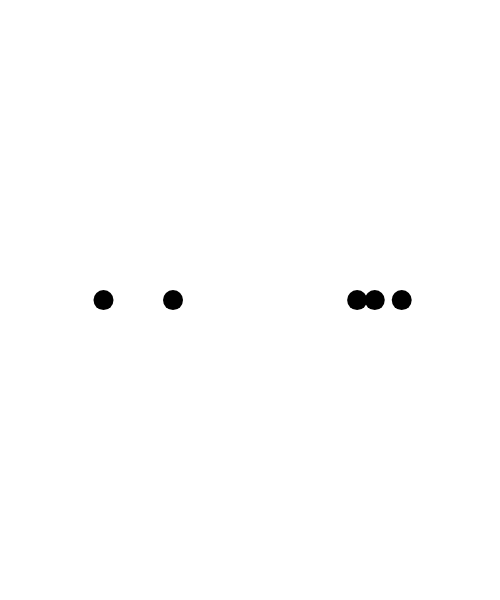
Frame 1 (no input)
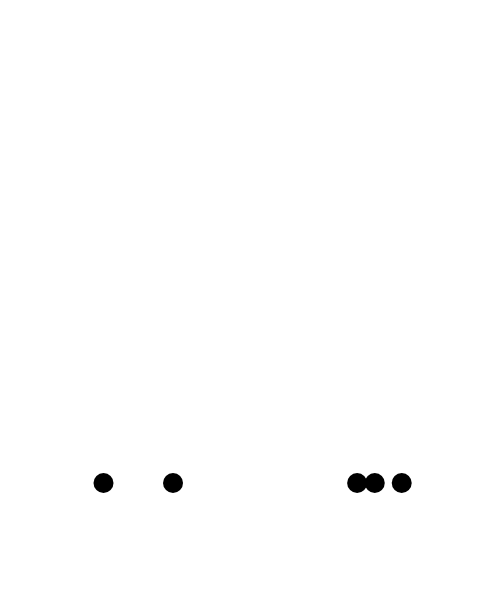
Frame 60 (no input)
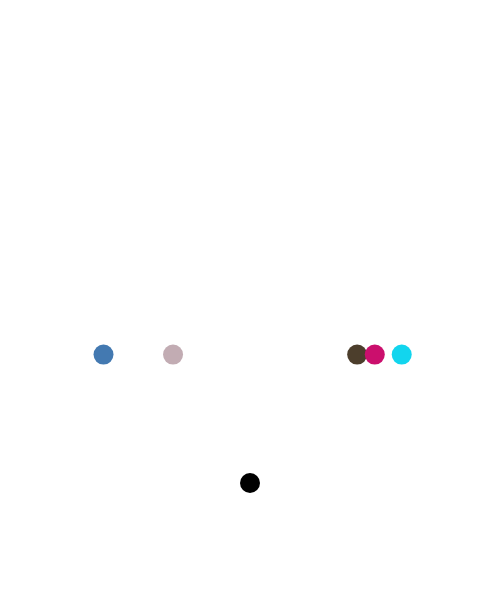
Frame 120 (the mouse pressed at the canvas centre since frame 60)

The p5.js sketch that drew these frames (run headless with seeded random() and noise() and a simulated clock; from frame 60 on, the mouse is pressed at the canvas centre):

// p5.js sketch
// ── sketch.js
//var myBall;
var mode;
var balls = [];
var numOfBall = 5;

function setup() {
  createCanvas(500, 600);
  mode = 0;

  for (var i = 0; i < numOfBall; i++) {
    var myBall = new Ball(random(0, width), height / 2);
    balls[i] = myBall;
  }
  print(balls.length);
}

function draw() {
  background(255);
  //print('mode: ' + mode);
  for (var i = 0; i < numOfBall; i++) {
    balls[i].updatePosition(mode);
    balls[i].checkEdges();
    balls[i].display();
  }

}

function Ball(_positionX, _positionY) {
  this.position = createVector(_positionX, _positionY);
  this.speed = createVector(0, 0);
  this.r = 10;
  this.acceleration = createVector(0, 0);
  this.ballFill = color(0, 0, 0);
  this.topSpeed = 10; //set the max value of speed

  this.updatePosition = function(mode) {
    this.updateAcc(mode);
    this.speed.add(this.acceleration);
    this.speed.limit(this.topSpeed);
    this.position.add(this.speed);

    //print('acc: ' + this.acceleration);
  };

  this.checkEdges = function() {
    if (this.position.x < this.r) {
      this.updateFill();
      this.position.x = this.r; //in the window keep x
      this.speed.x = -this.speed.x;
    } else if (this.position.x > width - this.r) {
      this.updateFill();
      this.position.x = width - this.r;
      this.speed.x = -this.speed.x;
    }
    if (this.position.y < this.r) {
      this.updateFill();
      this.position.y = this.r;
      this.speed.y = -this.speed.y;
    } else if (this.position.y > height - this.r) {
      this.updateFill();
      this.position.y = height - this.r;
      this.speed.y = -this.speed.y;
    }
  };

  this.display = function() {
    noStroke();
    fill(this.ballFill);
    ellipseMode(RADIUS);
    ellipse(this.position.x, this.position.y, this.r, this.r);
  };

  this.updateAcc = function(mode) {
    if (mode == 0) {
      this.acceleration = createVector(0, 0.1);
    }
    if (mode == 1) {
      //mouse
      var mouseVector = createVector(mouseX, mouseY);
      var dir = mouseVector.sub(this.position);
      dir.normalize();
      dir.mult(0.5);
      this.acceleration = dir;
    }
  }

  this.updateFill = function() {
    this.ballFill = color(random(0, 255), random(0, 255), random(0, 255));
  }
}

function mouseDragged() {
  mode = 1;
}

function mouseReleased() {
  mode = 0;
}

function mousePressed() {
  var myBall = new Ball(mouseX, mouseY);
  balls.push(myBall);
  numOfBall = numOfBall + 1;
}
